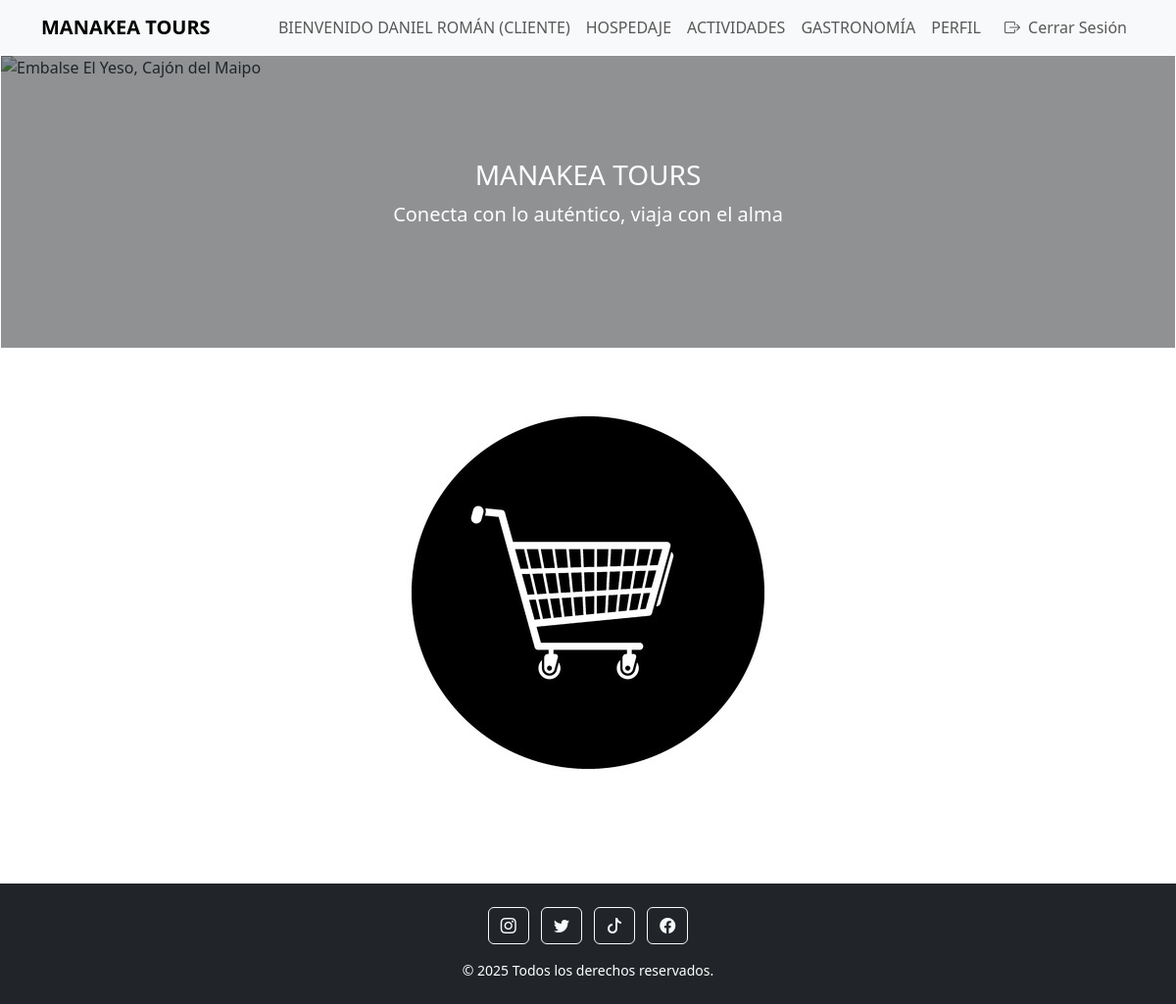
/carrito/ (signed in), run on the app's committed database.
### core/models.py (models this page shows, shortened)
class Usuario(AbstractBaseUser, PermissionsMixin):
    nombre = models.CharField(max_length=100)
    apellido = models.CharField(max_length=100)
    correo = models.EmailField(unique=True)
    telefono = models.CharField(max_length=20, blank=True, null=True) # Campo de teléfono
    tipo_usuario = models.ForeignKey(TipoUsuario, on_delete=models.SET_NULL, null=True, blank=True)
    is_active = models.BooleanField(default=True) # Indica si la cuenta está activa
    is_staff = models.BooleanField(default=False) # Necesario para acceder al admin de Django
    date_joined = models.DateTimeField(auto_now_add=True) # Fecha de creación del usuario
    objects = UsuarioManager() # Asigna tu Manager personalizado
    USERNAME_FIELD = 'correo' # Django usará 'correo' como campo de nombre de usuario para el login
    REQUIRED_FIELDS = ['nombre', 'apellido'] # Campos requeridos al crear un superusuario con createsuperuser
    class Meta:
        verbose_name = "Usuario"
        verbose_name_plural = "Usuarios"

class TipoUsuario(models.Model):
    tipo_nombre = models.CharField(max_length=50, unique=True)
    class Meta:
        verbose_name = "Tipo de Usuario"
        verbose_name_plural = "Tipos de Usuarios"

### core/views.py (the view)
# urls.py: path('carrito/', views.carrito, name='carrito'),
def carrito(request):
    return render(request, 'core/carrito.html')

### core/templates/core/carrito.html (shortened to what this page needs)
{% load static %}
<!DOCTYPE html>
<html lang="es">
<head>
  <link rel="stylesheet" href="{% static 'css/global.css' %}">
  <link href="https://cdn.jsdelivr.net/npm/bootstrap@5.3.0/dist/css/bootstrap.min.css" rel="stylesheet">
  <link href="https://cdn.jsdelivr.net/npm/bootstrap-icons@1.10.5/font/bootstrap-icons.css" rel="stylesheet">
</head>
<body>
  <nav class="navbar navbar-expand-lg navbar-light bg-light">
        <div class="container">
            {% if user.is_authenticated %}
                <a class="navbar-brand fw-bold" href="{% url 'inicioregistrado' %}">MANAKEA TOURS</a>
            {% else %}
                <a class="navbar-brand fw-bold" href="{% url 'inicio' %}">MANAKEA TOURS</a>
            {% endif %}
            <div class="collapse navbar-collapse justify-content-end" id="navbarNav">
                <ul class="navbar-nav">
                    {% if user.is_authenticated %}
                        <li class="nav-item d-flex align-items-center">
                            <span class="nav-link welcome-message">
                                BIENVENIDO {{ user.nombre|upper }} {{ user.apellido|upper }}
                                {% if user.tipo_usuario %}
                                    <span class="user-role">({{ user.tipo_usuario.tipo_nombre|upper }})</span>
                                {% endif %}
                            </span>
                        </li>
                        <li class="nav-item">
                            <a class="nav-link {% if request.resolver_match.url_name == 'hospedaje' %}active{% endif %}" href="{% url 'hospedaje' %}">HOSPEDAJE</a>
                        </li>
                        <li class="nav-item">
                            <a class="nav-link {% if request.resolver_match.url_name == 'actividad' %}active{% endif %}" href="{% url 'actividad' %}">ACTIVIDADES</a>
                        </li>
                        <li class="nav-item">
                            <a class="nav-link {% if request.resolver_match.url_name == 'gastronomia' %}active{% endif %}" href="{% url 'gastronomia' %}">GASTRONOMÍA</a>
                        </li>
                        <li class="nav-item">
                            <a class="nav-link" href="{% url 'perfil' %}">PERFIL</a>
                        </li>
                        <li class="nav-item">
                            <a class="nav-link btn btn-outline-danger btn-sm ms-2" href="{% url 'logout' %}">
                                <i class="bi bi-box-arrow-right me-1"></i> Cerrar Sesión
                            </a>
                        </li>
                    {% endif %}
                </ul>
            </div>
        </div>
    </nav>
  <div id="carouselExampleSlidesOnly" class="carousel slide border border-white" data-bs-ride="carousel" style="height: 300px;">
  <div class="carousel-inner h-100">
    <div class="carousel-item active position-relative h-100">
      <img src="https://www.cvc.com.br/dicas-de-viagem/wp-content/uploads/2019/09/cajon-del-maipo-embalse-el-yeso-chile.jpg"
           class="d-block w-100 h-100 object-fit-cover" alt="Embalse El Yeso, Cajón del Maipo">
      <div class="position-absolute top-0 start-0 w-100 h-100 d-flex flex-column justify-content-center align-items-center text-white bg-dark bg-opacity-50">
        <h1 class="h3">MANAKEA TOURS</h1>
        <p class="lead">Conecta con lo auténtico, viaja con el alma</p>
      </div>
    </div>
  </div>
</div>
<div class="carrito-compras text-center my-4">
    <img src="{% static 'img/carrodecompras.jpg'%}" alt="carrito" class="img-fluid" style="max-width: 500px;">
</div>
  <footer class="bg-dark text-center text-white py-4 mt-5">
    <div class="container">
      <div class="mb-3">
        <a href="https://www.instagram.com" target="_blank" class="btn btn-outline-light mx-1">
          <i class="bi bi-instagram"></i>
        </a>
        <a href="https://www.twitter.com" target="_blank" class="btn btn-outline-light mx-1">
          <i class="bi bi-twitter"></i>
        </a>
        <a href="https://www.tiktok.com" target="_blank" class="btn btn-outline-light mx-1">
          <i class="bi bi-tiktok"></i>
        </a>
        <a href="https://www.facebook.com" target="_blank" class="btn btn-outline-light mx-1">
          <i class="bi bi-facebook"></i>
        </a>
      </div>
      <p class="mb-0 small">&copy; 2025 Todos los derechos reservados.</p>
    </div>
  </footer>
</body>
</html>

### core/static/css/global.css (style rules this page uses)
body { min-height: 100vh; display: flex; flex-direction: column; margin: 0; padding: 0; }

### data on the page
Usuario: nombre "DANIEL", apellido "ROMÁN", tipo_usuario.tipo_nombre "CLIENTE"
